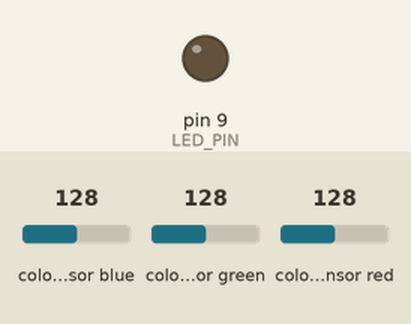
A program run on a simulated Arduino Nano, built with avr-gcc and run on an emulated ATmega328P. On the bench: output pins drawn as LEDs (lit = HIGH). Wiring (inferred from the names in the program): TCS3200 colour sensor: output pin 8; S2 pin 6; S3 pin 7; S0 pin 4; S1 pin 5. The test bench sets the inputs (shaded band); at power-on: colour sensor green 128, colour sensor red 128, colour sensor blue 128. Pins used as bus, display or sensor lines are not drawn; what the program prints to the serial monitor is not drawn.

Above: at 1.2 s.
1.3 s: colour sensor green set to 120
At 2.0 s:
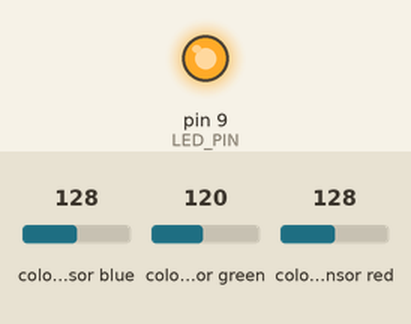
2.8 s: colour sensor red set to 121
At 4.2 s:
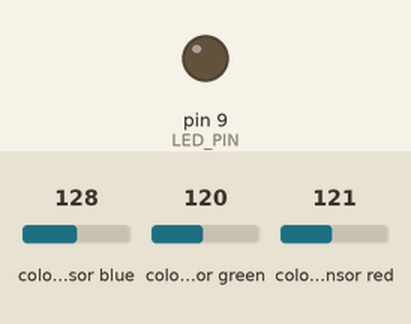
Timing chart, 0 to 5.8 s (numbered marks = the images above; inputs shaded):
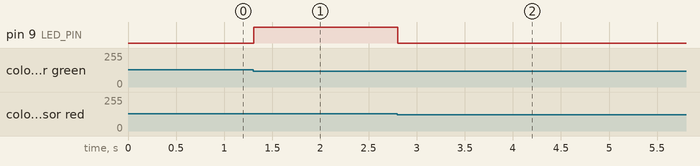

Measured:
- the behaviour switches between 125 and 124 on colour sensor green (found by bisection; images 0 and 1)
- the behaviour switches between 125 and 124 on colour sensor red (found by bisection; images 1 and 2)
- after the input at 1.3 s, pin 9 (LED_PIN): LOW → HIGH at once
- after the input at 2.8 s, pin 9 (LED_PIN): HIGH → LOW at once

The program:

main.cpp
```cpp
#include <Wire.h>
#include "ColorSens.h"
#include "configs.h"

const uint8_t LED_PIN = 9; // Пин для индикации работы (можешь использовать любой другой)


// Пины датчика
ColorSens colorSens1(S0, S1, S2, S3, sensorOut, LED_PIN);
const uint8_t colorRegisterDelay = 100;

// Массив для хранения RGB (3 байта)
byte rgbValues[3];


// Функция, которая вызывается, когда ESP32 запрашивает данные
void requestEvent() {
  Wire.write(rgbValues, 1);
}


void setup() {
  Serial.begin(115200);
  pinMode(LED_PIN, OUTPUT);
  colorSens1.begin();


  // Инициализация I2C (Адрес 0x08)
  Wire.begin(ADDRESS);
  // Регистрация функции отправки данных
  Wire.onRequest(requestEvent);
}


void loop() {
  static color lastColor;
  static uint32_t bleckDelay;
  static uint32_t colorDelayDate;
  static uint8_t bleckRegister;
  colorSens1.readData();

  // Сохраняем значения в массив для быстрой передачи
  // (Здесь используются публичные или геттер-методы, если они есть.
  // В твоем классе переменные private, поэтому я предполагаю, что ты добавил геттеры или сделал их public)
  // Для примера запишем их в массив:
  color colorDetact = colorSens1.colorCheck();

  if(colorDetact == bleck){
    bleckRegister++;
  }
  else if(colorDetact == white){
    bleckRegister = 0;
  }
  Serial.print(bleckRegister);
  if(colorDetact == bleck && bleckRegister > 5){
    bleckDelay = millis() + colorRegisterDelay;
  }
  if(colorDetact == green){
      colorDelayDate = millis() + colorRegisterDelay;
  }

  if(colorDelayDate > millis()){
    rgbValues[0] = green;
    Serial.print("green");
  }
  else{
    rgbValues[0] = white;
  }
  colorSens1.printData();
  lastColor = colorDetact;
}
```

ColorSens.cpp
```cpp
#include "ColorSens.h"


ColorSens::ColorSens(uint8_t s0, uint8_t s1, uint8_t s2, uint8_t s3, uint8_t out, uint8_t ledPin) {
      S0 = s0; S1 = s1; S2 = s2; S3 = s3; sensorOut = out; ledPin_ = ledPin;
}

void ColorSens::contrastCheck(){
  maxColor = 0;
  minColor = 255;
  for(uint8_t i = 0; i < 2; i++){
    if(Colors[i] > Colors[maxColor]){
      maxColor = i;
    }
    if(Colors[i] < Colors[minColor]){
      minColor = i;
    }
  }
  contrast = constrain((Colors[maxColor]), 0, 255) - constrain(Colors[minColor], 0, 255);
}

color ColorSens::colorCheck(){
  if(abs(contrast) < contrastMax){
    if(Colors[0] > brightness){
      return white;
    } else{
      return bleck;
    }
  }
  else{
    if(maxColor ==  0){
      return white;
    }
    else{
      return green;
    }
  }
}

void ColorSens::begin() {
  pinMode(S0, OUTPUT);
  pinMode(S1, OUTPUT);
  pinMode(S2, OUTPUT);
  pinMode(S3, OUTPUT);
  pinMode(sensorOut, INPUT);  // Масштабирование частоты 20%
  digitalWrite(S0, HIGH);
  digitalWrite(S1, LOW);
}


void ColorSens::readData() {
  // Читаем КРАСНЫЙ
  digitalWrite(S2, LOW);
  digitalWrite(S3, LOW);
  redFrequency = pulseIn(sensorOut, LOW);
  redColor = map(redFrequency, 23, 225, 255, 0);
  Colors[0] = constrain(abs(redColor), 0, 255);
  // Читаем ЗЕЛЕНЫЙ
  digitalWrite(S2, HIGH);
  digitalWrite(S3, HIGH);
  greenFrequency = pulseIn(sensorOut, LOW);
  greenColor = map(greenFrequency, 24, 234, 255, 0);
  Colors[1] = constrain(abs(greenColor),0, 255);

  contrastCheck();
}


void ColorSens::printData() {
  Serial.print("R = "); Serial.print(redColor);
  Serial.print(" G = "); Serial.print(greenColor);
  Serial.print(" Contrast = " + String(contrast));

  if(abs(contrast) < contrastMax){
    if(Colors[0] > brightness){
      Serial.println(" - White detected!");
      digitalWrite(ledPin_, HIGH);
    } else{
      Serial.println(" - Bleck detected");
      digitalWrite(ledPin_, HIGH);
    }
  }
  else{
    if(maxColor ==  0){
      Serial.println(" - White detected!");
      digitalWrite(ledPin_, HIGH);}
    else{
      Serial.println(" - GREEN detected!");
      digitalWrite(ledPin_, LOW);}
  }
}
```

ColorSens.h
```cpp
#ifndef COLORSENS_H
#define COLORSENS_H

#include <Arduino.h>
#include "configs.h"

enum color : uint8_t {white, bleck, grey, red, green};

class ColorSens {
  private:
    uint8_t S0, S1, S2, S3, sensorOut, ledPin_;
    int redFrequency = 0, greenFrequency = 0, blueFrequency = 0;
    int redColor = 0, greenColor = 0, blueColor = 0;

    uint16_t Colors[3] = {2, 2, 2};
    short contrast;

    void contrastCheck();

    uint16_t maxColor;
    uint16_t minColor;

  public:

    ColorSens(uint8_t s0, uint8_t s1, uint8_t s2, uint8_t s3, uint8_t out, uint8_t ledPin);

    void begin();
    void readData();
    color colorCheck();
    void printData();

    uint8_t getRed(){
      return redColor;
    }
    uint8_t getGreen(){
      return greenColor;
    }
    uint8_t getBlue(){
      return blueColor;
    }
};

#endif
```

configs.cpp
```cpp
#include "configs.h"

//Pins
const uint8_t S0 = 4;
const uint8_t S1 = 5;
const uint8_t S2 = 6;
const uint8_t S3 = 7;
const uint8_t sensorOut = 8;

//const uint8_t ADDRESS = 0x05; //RUGHT address
//
const uint8_t ADDRESS = 0x04; //LEFT address


const uint8_t contrastMax = 15;
const uint8_t brightness = 210;
```

configs.h
```cpp
#pragma once
#include <Arduino.h>

//Pins
extern const uint8_t S0;
extern const uint8_t S1;
extern const uint8_t S2;
extern const uint8_t S3;
extern const uint8_t sensorOut;

extern const uint8_t ADDRESS;


extern const uint8_t contrastMax; // Пин для регулировки контраста
extern const uint8_t brightness; // Периход от черного к белому                                                     
```
